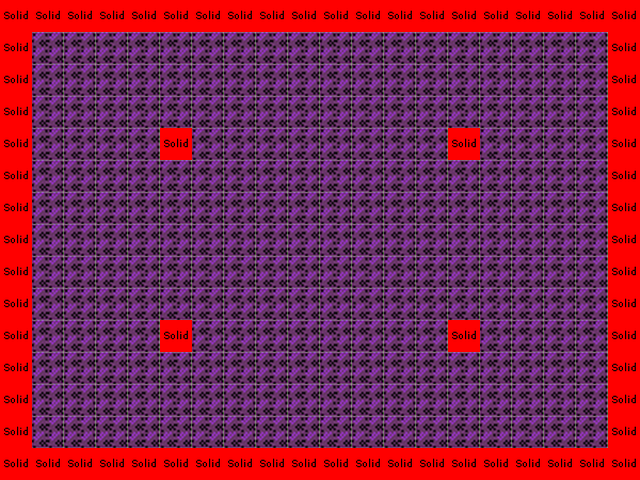

A level layout from a 2D game, rendered from its tile map. Below: a short description, then the map file with tile-grid data replaced by summaries:
An orthogonal 20x15 tile map with 32x32 px tiles, 2 tile layers (general, logic), 1 hidden layer not drawn, 3 tilesets.

<map version="1.0" orientation="orthogonal" renderorder="right-down" width="20" height="15" tilewidth="32" tileheight="32" nextobjectid="1">
 <tileset firstgid="1" name="allTiles" tilewidth="32" tileheight="32" spacing="2">
  <image source="tuiles/allTiles.png" width="684" height="776" />
 </tileset>
 <tileset firstgid="441" name="collision" tilewidth="32" tileheight="32" spacing="2">
  <image source="tuiles/collision.png" width="32" height="32" />
 </tileset>
 <tileset firstgid="442" name="exit" tilewidth="32" tileheight="32" spacing="2">
  <image source="tuiles/exit.png" width="32" height="32" />
 </tileset>
 <layer name="general" width="20" height="15">
  <data>[300 cells, 300 non-empty, 2 distinct tile ids]</data>
 </layer>
 <layer name="avantPlan" width="20" height="15" visible="0">
  <data>[300 cells, 0 non-empty, 0 distinct tile ids]</data>
 </layer>
 <layer name="logic" width="20" height="15">
  <data>[300 cells, 70 non-empty, 1 distinct tile ids]</data>
 </layer>
</map>
